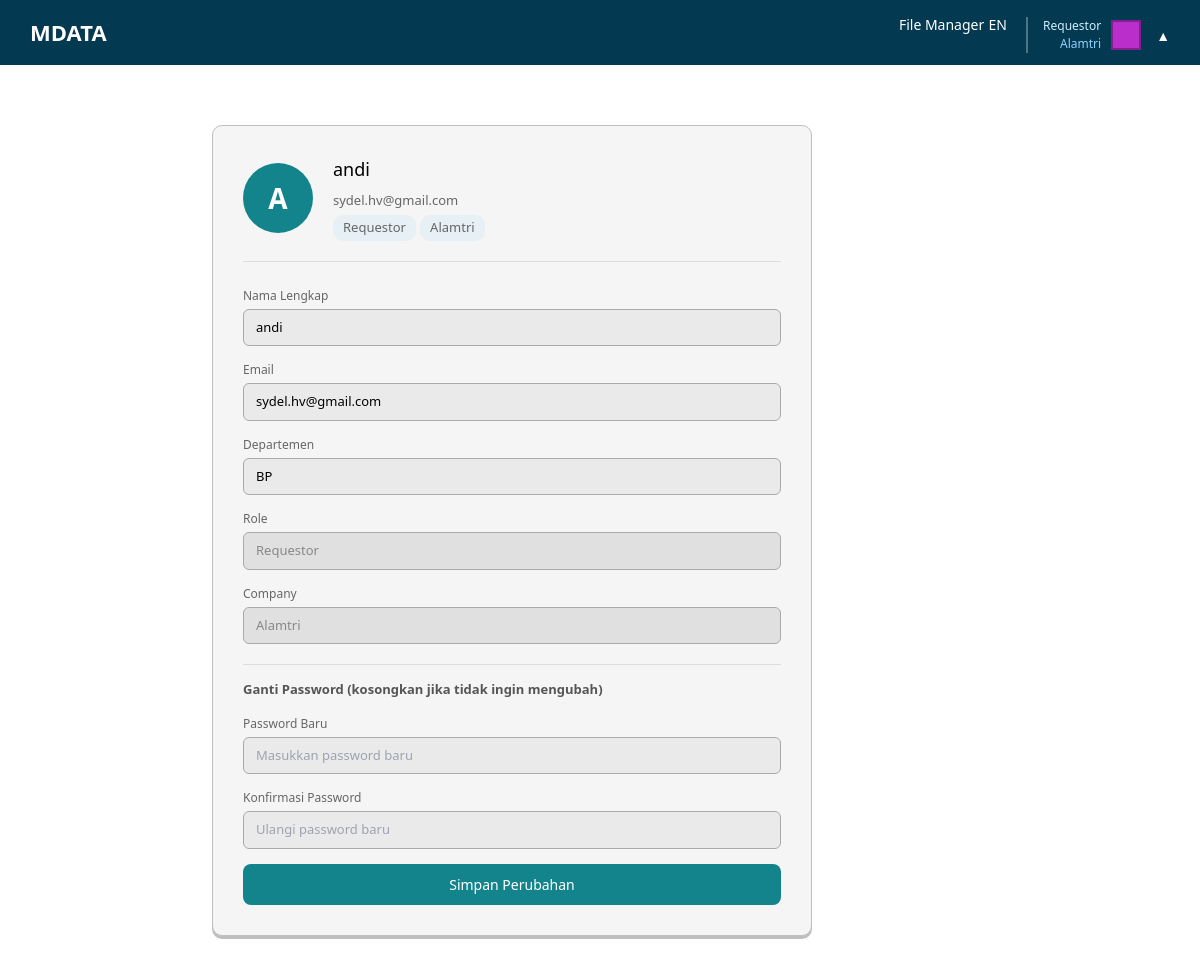
/Pages/profile.php (signed in), run on the app's committed database.
### tables this page shows
CREATE TABLE IF NOT EXISTS `users` (
  `id` int NOT NULL AUTO_INCREMENT,
  `nama` varchar(100) DEFAULT NULL,
  `email` varchar(100) DEFAULT NULL,
  `departemen` varchar(100) DEFAULT NULL,
  `password` varchar(100) DEFAULT NULL,
  `company_id` int DEFAULT NULL,
  `role_id` int DEFAULT NULL,
  PRIMARY KEY (`id`),
  KEY `company_id` (`company_id`),
  KEY `role_id` (`role_id`),
  CONSTRAINT `users_ibfk_1` FOREIGN KEY (`company_id`) REFERENCES `company` (`id`),
  CONSTRAINT `users_ibfk_2` FOREIGN KEY (`role_id`) REFERENCES `role` (`id`)
);

CREATE TABLE IF NOT EXISTS `role` (
  `id` int NOT NULL AUTO_INCREMENT,
  `nama_role` varchar(50) DEFAULT NULL,
  PRIMARY KEY (`id`)
);

CREATE TABLE IF NOT EXISTS `company` (
  `id` int NOT NULL AUTO_INCREMENT,
  `nama_company` varchar(50) DEFAULT NULL,
  `company_code` varchar(10) DEFAULT NULL,
  PRIMARY KEY (`id`)
);

### Pages/profile.php (the view, shortened to what this page needs)
<?php
require_once $_SERVER['DOCUMENT_ROOT'] . '/atri/config/koneksi.php';
$user_id    = (int)$_SESSION['user_id'];
$queryUser = mysqli_query($koneksi, "
    SELECT u.*, r.nama_role, c.nama_company
    FROM users u
    JOIN role r ON u.role_id = r.id
    JOIN company c ON u.company_id = c.id
    WHERE u.id = $user_id
");
$user = mysqli_fetch_assoc($queryUser);
?>
<!DOCTYPE html>
<html>
<head>
    <link rel="stylesheet" href="/atri/css/global.css">
    <link rel="stylesheet" href="/atri/css/navbar.css">
    <link rel="stylesheet" href="/atri/css/profile.css">
<script src="https://cdn.tailwindcss.com"></script>
</head>
<body>
<?php require_once $_SERVER['DOCUMENT_ROOT'] . '/atri/include/navbar.php'; ?>
<div class="container">
    <div class="profile-card">
        <div class="profile-header">
            <div class="profile-avatar">
                <?= strtoupper(substr($user['nama'], 0, 1)) ?>
            </div>
            <div class="profile-meta">
                <h3><?= htmlspecialchars($user['nama']) ?></h3>
                <span><?= htmlspecialchars($user['email']) ?></span><br>
                <span class="profile-badge"><?= htmlspecialchars($user['nama_role']) ?></span>
                <span class="profile-badge"><?= htmlspecialchars($user['nama_company']) ?></span>
            </div>
        </div>
        <form method="POST">
            <div class="form-group">
                <label>Nama Lengkap</label>
                <input type="text" name="nama" value="<?= htmlspecialchars($user['nama']) ?>">
            </div>
            <div class="form-group">
                <label>Email</label>
                <input type="email" name="email" value="<?= htmlspecialchars($user['email']) ?>">
            </div>
            <div class="form-group">
                <label>Departemen</label>
                <input type="text" name="departemen" value="<?= htmlspecialchars($user['departemen'] ?? '') ?>">
            </div>
            <div class="form-group">
                <label>Role</label>
                <input type="text" value="<?= htmlspecialchars($user['nama_role']) ?>" readonly>
            </div>
            <div class="form-group">
                <label>Company</label>
                <input type="text" value="<?= htmlspecialchars($user['nama_company']) ?>" readonly>
            </div>
            <div class="form-divider">Ganti Password (kosongkan jika tidak ingin mengubah)</div>
            <div class="form-group">
                <label>Password Baru</label>
                <input type="password" name="new_password" placeholder="Masukkan password baru">
            </div>
            <div class="form-group">
                <label>Konfirmasi Password</label>
                <input type="password" name="confirm_password" placeholder="Ulangi password baru">
            </div>
            <button type="submit" class="btn-save">Simpan Perubahan</button>
        </form>
    </div>
</div>
</body>
</html>

### include/navbar.php (shortened to what this page needs)
<?php
$user_id = $_SESSION['user_id'];
$queryNav = mysqli_query($koneksi, "
    SELECT users.nama, role.nama_role, company.nama_company
    FROM users
    JOIN role    ON users.role_id    = role.id
    JOIN company ON users.company_id = company.id
    WHERE users.id = '$user_id'
");
$userNav = mysqli_fetch_assoc($queryNav);
?>
    <link rel="stylesheet" href="/atri/css/global.css">
    <link rel="stylesheet" href="/atri/css/navbar.css">
<div class="navbar">
    <div class="nav-left">
        <span class="logo-text">MDATA</span>
    </div>
    <div class="nav-right" id="mobileMenu">
        <a href="#">File Manager</a>
        <a href="#">EN</a>
        <div class="user-menu">
            <div class="user-panel" onclick="toggleUserMenu()">
                <div class="user-text">
                    <div class="user-role">
                        <?= htmlspecialchars($userNav['nama_role']    ?? 'No Role') ?>
                    </div>
                    <div class="user-company">
                        <?= htmlspecialchars($userNav['nama_company'] ?? 'No Company') ?>
                    </div>
                </div>
                <div class="user-color"></div>
                <div class="arrow">▲</div>
            </div>
        </div>
    </div>
</div>

### css/global.css (style rules this page uses)
*, *::before, *::after { box-sizing: border-box; }
html, body { overflow-x: hidden; }
body { margin: 0; font-family: "Segoe UI", Tahoma, Geneva, Verdana, sans-serif; }
.container { padding: 30px 50px; }

### css/navbar.css (style rules this page uses)
.navbar { background: var(--navbar); color: white; padding: 12px 30px; display: flex; min-height: 60px; justify-content: space-between; align-items: center; }
.logo-text { font-size: 22px; font-weight: 600; }
.nav-right a { color: white; text-decoration: none; font-size: 14px; }
.user-company { font-size: 12px; color: #8fd3ff; }
.user-role { font-size: 11px; color: #cfefff; }
.arrow { margin-left: 5px; font-size: 12px; }
.user-panel { display: flex; align-items: center; gap: 10px; margin-left: 15px; cursor: pointer; border-left: 2px solid rgba(255,255,255,0.3); padding-left: 15px; }
.user-text { text-align: right; }
.user-role { font-size: 12px; color: #cfefff; }
.user-color { width: 30px; height: 30px; background: #ba2ecc; border: 2px solid rgba(0,0,0,0.3); }
.arrow { font-size: 14px; }
.user-menu { position: relative; display: inline-block; }

### css/profile.css (style rules this page uses)
.profile-card { background: #f5f5f5; border-radius: 10px; padding: 30px; max-width: 600px; margin: 30px auto; border: 1px solid #bfbfbf; box-shadow: 0 3px 0 #bfbfbf; }
.profile-header { display: flex; align-items: center; gap: 20px; margin-bottom: 25px; padding-bottom: 20px; border-bottom: 1px solid #ddd; }
.profile-avatar { width: 70px; height: 70px; border-radius: 50%; background: var(--btn-primary); display: flex; align-items: center; justify-content: center; font-size: 28px; color: white; font-weight: bold; }
.profile-meta h3 { margin: 0 0 4px 0; font-size: 18px; color: #000; }
.profile-meta span { font-size: 13px; color: #666; }
.profile-badge { display: inline-block; background: var(--table-header); padding: 3px 10px; border-radius: 10px; font-size: 12px; color: #333; margin-top: 4px; }
.form-group { margin-bottom: 15px; }
.form-group label { display: block; font-size: 12px; color: #666; margin-bottom: 4px; }
.form-group input { width: 100%; padding: 8px 12px; border-radius: 6px; border: 1px solid #aaa; background: #eaeaea; font-size: 13px; }
.form-group input[readonly] { background: #e0e0e0; color: #888; }
.form-divider { font-size: 13px; font-weight: bold; color: #555; margin: 20px 0 15px; border-top: 1px solid #ddd; padding-top: 15px; }
.btn-save { background: var(--btn-primary); color: white; border: none; padding: 10px; border-radius: 8px; font-size: 14px; cursor: pointer; width: 100%; }

### data on the page
users: role.nama_role "Requestor", company.nama_company "Alamtri", nama "A", nama "andi", email "sydel.hv@gmail.com", departemen "BP"
